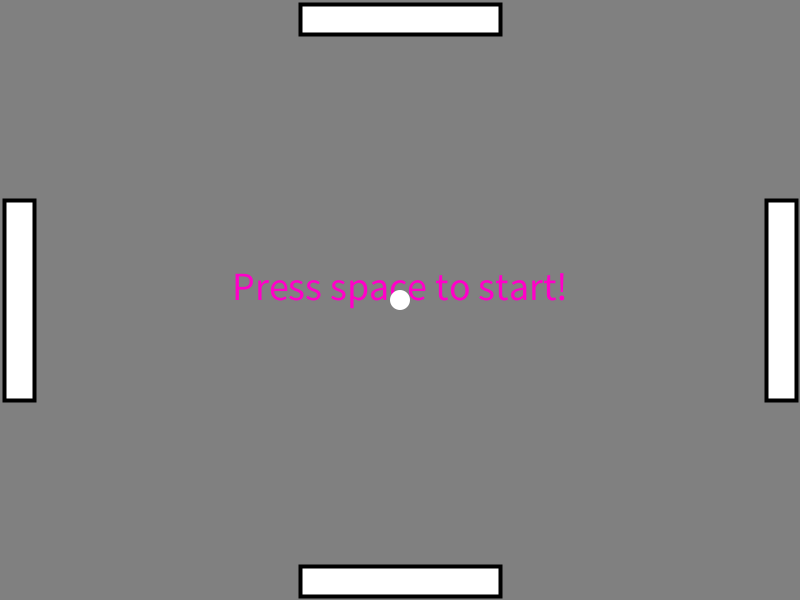
Frame 1 (no input)
Frame 60 (the mouse pressed at the canvas centre just before this capture): identical to frame 1, image omitted
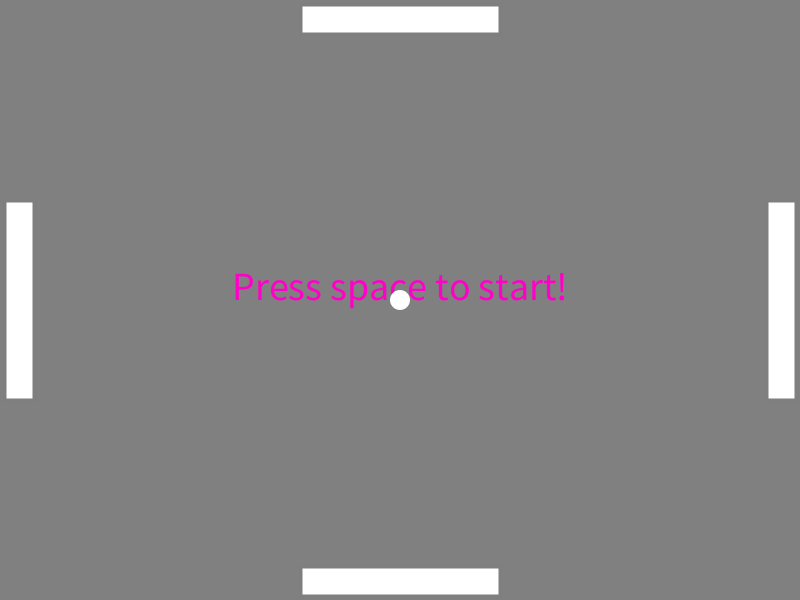
Frame 120 (the mouse held since frame 60 and released just before this capture)

The Processing sketch that drew these frames (run headless with seeded random() and noise(); from frame 60 on, the mouse is pressed at the canvas centre):

// Processing sketch: processing_172704
// ── processing_172704.pde

float ballX; //Determines the location of
float ballY; // the ball
float ballSpeedX = 1; // and also determines
float ballSpeedY = 1; // the speed
float speedChange = 0.05; // and by how much the speed changes
int paddleHeight = 30;
int paddleColor; 
int start = 0; //allows the game to be started when wanted
int colorBP = 255; // color of Ball and Paddle
int bottomPaddle;
int topPaddle;
int leftPaddle;
int rightPaddle;

void setup() {
  size(800, 600);
  noCursor();
  textSize(40);
  ballX = width/2;
  ballY = height/2;
  bottomPaddle = width/2-100;
  topPaddle = width/2-100;
  leftPaddle = height/2-100;
  rightPaddle = height/2-100;
}

void draw() {
  background(128);
  moveBall();
  checkCollide();
  drawPaddle();
  drawBall();
}

void moveBall() {
  if(start >= 1){
    ballX = ballX + ballSpeedX;
    ballY = ballY + ballSpeedY;
    println("ballSpeedX: " + ballSpeedX + ", ballSpeedY: " + ballSpeedY); //allows player to see the speed of the ball
  }else{
    textAlign(CENTER);
    fill(255, 0, 200);
    text("Press space to start!", width/2, height/2);
  }
}

void checkCollide() { //a lot of explanation for this code...
  if (ballX < paddleHeight) { //checks if the ball is in the left "dead zone"
    if(ballY > leftPaddle && ballY < leftPaddle+200){ //if the ball's where the paddle is...
      ballSpeedX = ballSpeedX - speedChange; //... make the ball go left faster
      if(ballSpeedY > 0){
        ballSpeedY = ballSpeedY + speedChange; //makes the ball go down
      }else{
        ballSpeedY = ballSpeedY - speedChange; //or up (depending if it was going up or down before hitting the paddle)faster
      }
      ballSpeedX = ballSpeedX * -1; //makes the ball go right
    }else{
      lose();
    }
  }
  if(ballX > width-paddleHeight){ //right "dead zone"
    if(ballY > rightPaddle && ballY < rightPaddle+200){
      ballSpeedX = ballSpeedX + speedChange;
      if(ballSpeedY > 0){
        ballSpeedY = ballSpeedY + speedChange;
      }else{
        ballSpeedY = ballSpeedY - speedChange;
      }
      ballSpeedX = ballSpeedX * -1; //ball goes left
    }else{
      lose();
    }
  }
  if (ballY < paddleHeight) { //top "dead zone"
    if(ballX > topPaddle && ballX < topPaddle+200){
      ballSpeedY = ballSpeedY - speedChange;
      if(ballSpeedX > 0){
        ballSpeedX = ballSpeedX + speedChange; //right or
      }else{
        ballSpeedX = ballSpeedX - speedChange; //left faster
      }
      ballSpeedY = ballSpeedY * -1; //ball goes down
    }else{
      lose();
    }
  }
  if (ballY > height-paddleHeight) { //bottom "dead zone"
    if (ballX > bottomPaddle && ballX < bottomPaddle + 200) {
      ballSpeedY = ballSpeedY + speedChange;
      if(ballSpeedX > 0){
        ballSpeedX = ballSpeedX + speedChange;
      }else{
        ballSpeedX = ballSpeedX - speedChange;
      }
      ballSpeedY = ballSpeedY * -1; //ball goes up
    } else {
      lose();
    }
  }
}

void drawBall() {
  noStroke();
  fill(colorBP);
  ellipse(ballX, ballY, 20, 20);
}

void drawPaddle() { //draws all  paddles...
  fill(colorBP);
  stroke(paddleColor);
  strokeWeight(4);
  rect(bottomPaddle, height-paddleHeight-4, 200, paddleHeight); //bottom paddle
  rect(topPaddle, 4, 200, paddleHeight); //top paddle
  rect(4, leftPaddle, paddleHeight, 200); //left paddle
  rect(width-paddleHeight-4, rightPaddle, paddleHeight, 200); //right paddle
}

void mousePressed() {
  paddleColor = int((map(mouseX, 0, width, 0, 255)));
}

void keyPressed() {
  if (key == 'b' || key == 'B') {
    colorBP = 0;
  }
  if (key == 'w' || key == 'W') {
    colorBP = 255;
  }
  if(key == ' '){
    start++; //starts game :)
  }
  if(key == 's' || key == 'S'){
    bottomPaddle = bottomPaddle - 10; //bottom paddle goes left
  }
  if(key == 'w' || key == 'W'){
    topPaddle = topPaddle - 10; //top paddle goes left
  }
  if(key == 'a' || key == 'A'){
    leftPaddle = leftPaddle - 10; // left paddle goes up
  }
  if(key == 'd' || key == 'D'){
    rightPaddle = rightPaddle - 10; //right paddle goes up
  }
  if(key == CODED){
    if(keyCode == DOWN){
      bottomPaddle = bottomPaddle + 10; //bottom paddle goes right
    }
    if(keyCode == UP){
      topPaddle = topPaddle + 10; //top paddle goes right
    }
    if(keyCode == LEFT){
      leftPaddle = leftPaddle + 10; //left paddle goes down
    }
    if(keyCode == RIGHT){
      rightPaddle = rightPaddle + 10; //right paddle goes down
    }
  }
}

void lose() {
      text("GAME OVER!", width/2, height/2);
      noLoop();
}
